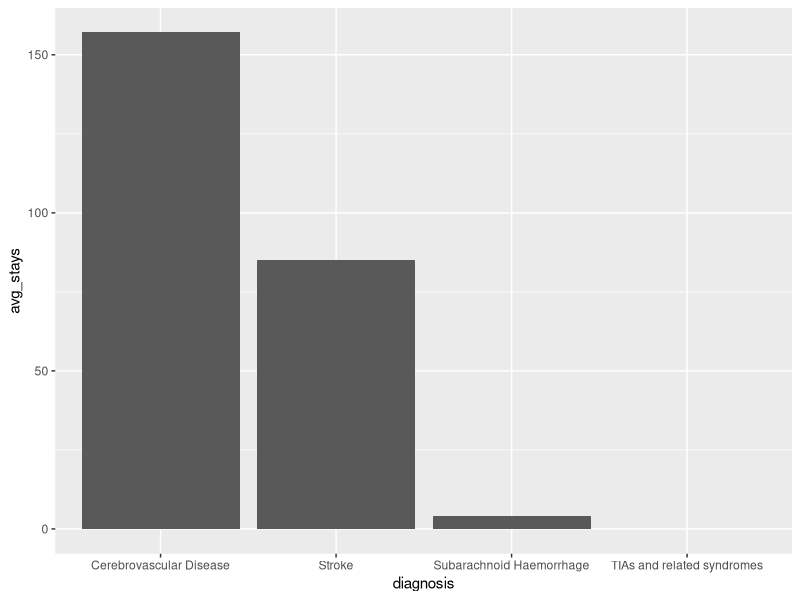
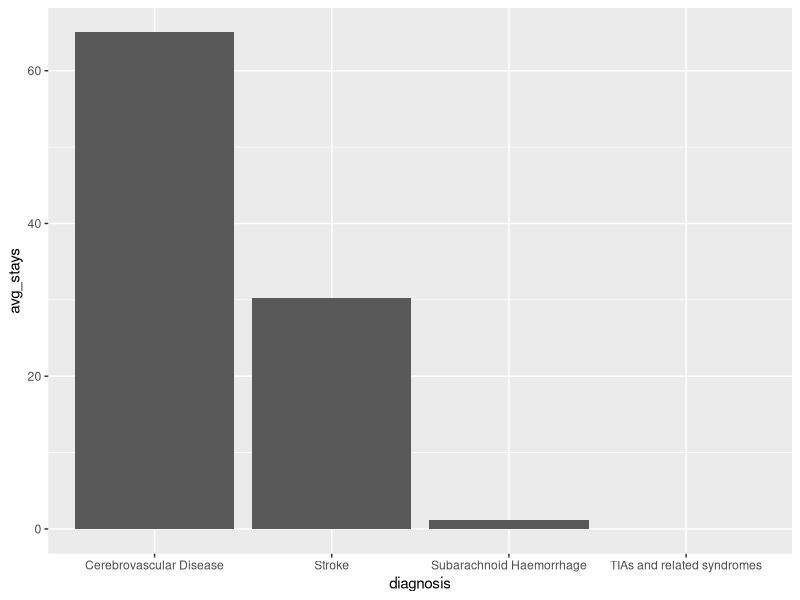

Reproduce these figures in R, in order.
## ---- chunk 1
library(tidyverse)
## ---- chunk 2
council_strokesbyca <- read_csv("../../data/clean_data/strokes_byca.csv",
                                col_types = cols(hospitalstays = col_double(),
                                            crude_rate_stays = col_double()))
healthboard_strokesbyhb <- read_csv("../../data/clean_data/strokes_byhb.csv",
                                col_types = cols(hospitalstays = col_double(),
                                            crude_rate_stays = col_double()))
## ---- chunk 3
diagnosis_totals_byhb <- healthboard_strokesbyhb %>% 
  group_by(diagnosis) %>% 
  summarise(avg_stays = mean(crude_rate_mortality, na.rm = TRUE),
            avg_discharge = mean(easr_discharge, na.rm = TRUE),
            avg_deaths = mean(easr_mortality, na.rm = TRUE))
## ---- chunk 4
diagnosis_totals_byhb %>% 
  ggplot(aes(x = diagnosis, y = avg_stays)) +
  geom_col()
## ---- chunk 5
diagnosis_totals_byca <- council_strokesbyca %>% 
  group_by(diagnosis) %>% 
  summarise(avg_stays = mean(crude_rate_mortality, na.rm = TRUE),
            avg_discharge = mean(easr_discharge, na.rm = TRUE),
            avg_deaths = mean(easr_mortality, na.rm = TRUE))
## ---- chunk 6
diagnosis_totals_byca %>% 
  ggplot(aes(x = diagnosis, y = avg_stays)) +
  geom_col()
## ---- chunk 7
unique(council_strokesbyca$council_area_named)
unique(healthboard_strokesbyhb$healthboard_area_named)
## ---- chunk 8
council_strokesbyca <- council_strokesbyca %>% 
  mutate(healthboard = case_when(
    council_area_named %in% c("East Ayrshire", "North Ayrshire", "South Ayrshire") ~ "Ayrshire & Arran",
    council_area_named == "Scottish Borders" ~ "Borders",
    council_area_named == "Dumfries & Galloway" ~ "Dumfries & Galloway",
    council_area_named == "Na h-Eileanan Siar" ~ "Western Isles",
    council_area_named == "Fife" ~ "Fife",
    council_area_named %in% c("Clackmannanshire", "Falkirk", "Stirling") ~ "Forth Valley",
    council_area_named == "Aberdeenshire" | council_area_named == "Aberdeen City" | council_area_named == "Moray" ~ "Grampian",
    council_area_named %in% c("City of Glasgow", "East Dunbartonshire", "East Renfrewshire", "Inverclyde", "Renfrewshire", "West Dunbartonshire") ~ "Greater Glasgow & Clyde",
    council_area_named %in% c("Highland", "Argyll & Bute") ~ "Highland",
    council_area_named %in% c("North Lanarkshire", "South Lanarkshire") ~ "Lanarkshire",
    council_area_named %in% c("City of Edinburgh", "East Lothian", "Midlothian", "West Lothian") ~ "Lothian",
    council_area_named == "Orkney Islands" ~ "Orkney",
    council_area_named == "Shetland Islands" ~ "Shetland",
    council_area_named %in% c("Angus", "Dundee City", "Perth & Kinross") ~ "Tayside",
    council_area_named == "Scotland" ~ "Scotland",
    council_area_named == "Other" ~ "Other",
    is.na(council_area_named) ~ "NA"
    )
  )
council_strokesbyca <- council_strokesbyca %>% 
  mutate(healthboard = na_if(healthboard, "NA"))
